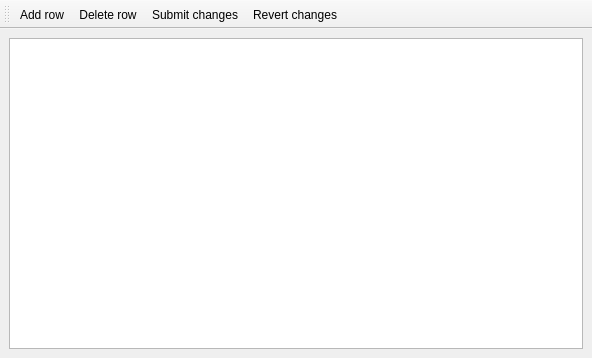
<?xml version="1.0" encoding="UTF-8"?>
<ui version="4.0">
 <class>TableBrowserWindow</class>
 <widget class="QMainWindow" name="TableBrowserWindow">
  <property name="geometry">
   <rect>
    <x>0</x>
    <y>0</y>
    <width>592</width>
    <height>358</height>
   </rect>
  </property>
  <property name="windowTitle">
   <string>MainWindow</string>
  </property>
  <widget class="QWidget" name="centralwidget">
   <layout class="QVBoxLayout" name="verticalLayout">
    <item>
     <widget class="QTableView" name="tableView">
      <property name="sortingEnabled">
       <bool>true</bool>
      </property>
     </widget>
    </item>
   </layout>
  </widget>
  <widget class="QToolBar" name="toolBar">
   <property name="windowTitle">
    <string>toolBar</string>
   </property>
   <attribute name="toolBarArea">
    <enum>TopToolBarArea</enum>
   </attribute>
   <attribute name="toolBarBreak">
    <bool>false</bool>
   </attribute>
   <addaction name="aAddRow"/>
   <addaction name="aDeleteRow"/>
   <addaction name="aSubmit"/>
   <addaction name="aRevert"/>
  </widget>
  <action name="aAddRow">
   <property name="icon">
    <iconset resource="icons.qrc">
     <normaloff>:/icons/table_row_add.png</normaloff>:/icons/table_row_add.png</iconset>
   </property>
   <property name="text">
    <string>Add row</string>
   </property>
   <property name="toolTip">
    <string>Add row</string>
   </property>
  </action>
  <action name="aDeleteRow">
   <property name="icon">
    <iconset resource="icons.qrc">
     <normaloff>:/icons/table_row_delete.png</normaloff>:/icons/table_row_delete.png</iconset>
   </property>
   <property name="text">
    <string>Delete row</string>
   </property>
   <property name="toolTip">
    <string>Delete row</string>
   </property>
  </action>
  <action name="aSubmit">
   <property name="icon">
    <iconset resource="icons.qrc">
     <normaloff>:/icons/commit.png</normaloff>:/icons/commit.png</iconset>
   </property>
   <property name="text">
    <string>Submit changes</string>
   </property>
   <property name="toolTip">
    <string>Submit changes</string>
   </property>
  </action>
  <action name="aRevert">
   <property name="icon">
    <iconset resource="icons.qrc">
     <normaloff>:/icons/rollback.png</normaloff>:/icons/rollback.png</iconset>
   </property>
   <property name="text">
    <string>Revert changes</string>
   </property>
   <property name="toolTip">
    <string>Revert changes</string>
   </property>
  </action>
 </widget>
 <resources>
  <include location="icons.qrc"/>
 </resources>
 <connections/>
</ui>
